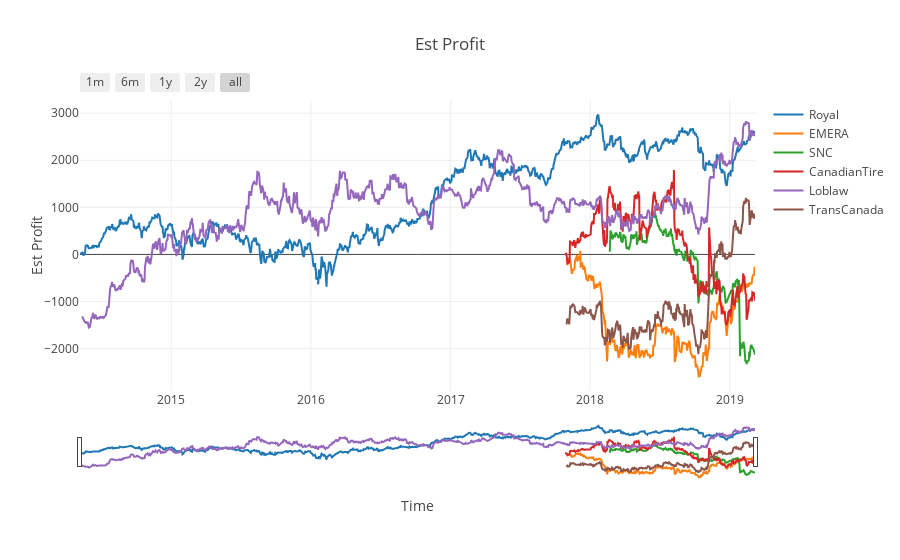

Notebook code for this chart:
### Code cell
plot_AssetDataVsDates(myP,'Est Profit')

### Figure 1 — Plotly figure (JSON) as saved in the notebook; plotly's stock layout.template omitted (floating-point values rounded to 4 significant figures; data arrays with more than 128 entries replaced by an {"elided": "..."} marker saying what was removed)
{"data": [{"mode": "lines", "name": "Royal", "type": "scatter", "uid": "f1cbff21-6e20-4773-a4cf-620677d23eb2", "x": {"elided": "1213 str values"}, "y": {"elided": "1213 float values"}}, {"mode": "lines", "name": "EMERA", "type": "scatter", "uid": "2b269362-bef1-422a-bdab-79e33d41395d", "x": {"elided": "340 str values"}, "y": {"elided": "340 float values"}}, {"mode": "lines", "name": "SNC", "type": "scatter", "uid": "7c5bdbcd-444b-4dc0-855a-9719c55a240e", "x": {"elided": "263 str values"}, "y": {"elided": "263 float values"}}, {"mode": "lines", "name": "CanadianTire", "type": "scatter", "uid": "f3828d6b-50eb-4898-9ae3-6d78255b72ec", "x": {"elided": "342 str values"}, "y": {"elided": "342 float values"}}, {"mode": "lines", "name": "Loblaw", "type": "scatter", "uid": "037207b2-f29c-4f58-833e-48d2c047c940", "x": {"elided": "1210 str values"}, "y": {"elided": "1210 float values"}}, {"mode": "lines", "name": "TransCanada", "type": "scatter", "uid": "696f7a70-91b1-4dd5-a0c5-09517281e05d", "x": {"elided": "340 str values"}, "y": {"elided": "340 float values"}}], "layout": {"title": "Est Profit", "xaxis": {"rangeselector": {"buttons": [{"count": 1, "label": "1m", "step": "month", "stepmode": "backward"}, {"count": 6, "label": "6m", "step": "month", "stepmode": "backward"}, {"count": 1, "label": "1y", "step": "year", "stepmode": "backward"}, {"count": 2, "label": "2y", "step": "year", "stepmode": "backward"}, {"step": "all"}]}, "rangeslider": {"visible": true}, "title": "Time", "type": "date"}, "yaxis": {"title": "Est Profit"}}}
